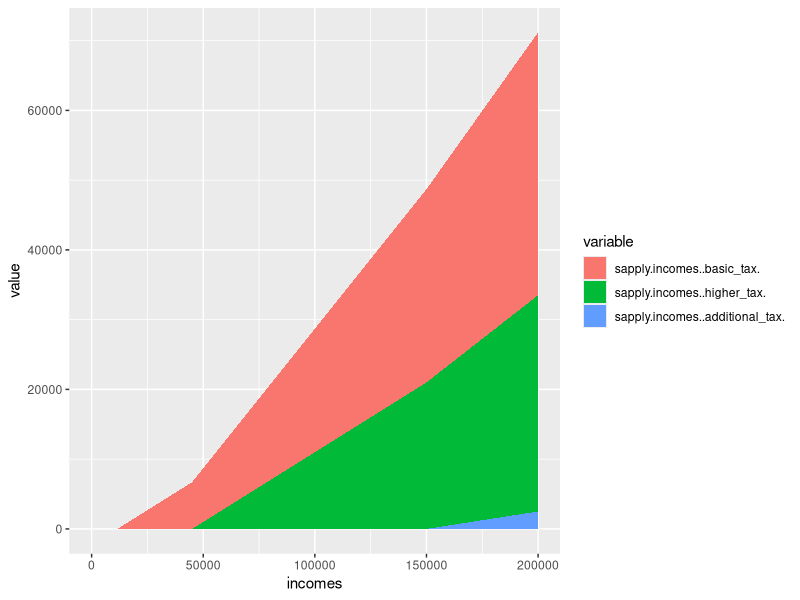

Write R code to recreate this figure.
# source this file with source('income-tax.R')

library(ggplot2)
library(reshape2)

# this should be an array of gross incomes over which we
# want to plot our data

few_incomes <- c(100,10000, 15000, 45000, 46000, 60000, 149000, 152000, 200000)

gross_incomes <- seq(1,200000, by=50)

# parameters defined by government:
# you get this much tax free:
personal_allowance <- 11500

# after which you're taxed at the Basic Rate:
basic_rate <- 0.2

# until you earn this much gross:
higher_rate_threshold <- 45000

# at which point you are taxed at the Higher Rate:
higher_rate <- 0.4

# and then when you reach this much gross:
additional_rate_threshold <- 150000

# you are taxed at the Additional Rate:
additional_rate <- 0.45 

basic_tax <- function(gross) { 
  max(0, (gross - personal_allowance) * 0.2)
}

higher_tax <- function(gross) {
  max(0, (gross - higher_rate_threshold) * (higher_rate - basic_rate))
}

additional_tax <- function(gross) {
  max(0, (gross - additional_rate_threshold) * (additional_rate - higher_rate))
}

tax_function <- function(gross) {
  basic_tax(gross) + higher_tax(gross) + additional_tax(gross)
}

taxes_for_incomes <- sapply(gross_incomes, tax_function)


fr <- function(incomes) {
  data.frame(incomes,  
                        sapply(incomes, basic_tax),
                        sapply(incomes, higher_tax),
                        sapply(incomes, additional_tax)
                       )
}

tax_frame <- fr(gross_incomes)
few_tax_frame <- fr(few_incomes)

ggplot(melt(tax_frame, id.vars="incomes"),
       aes(x=incomes, y=value, fill=variable)) + geom_area()
